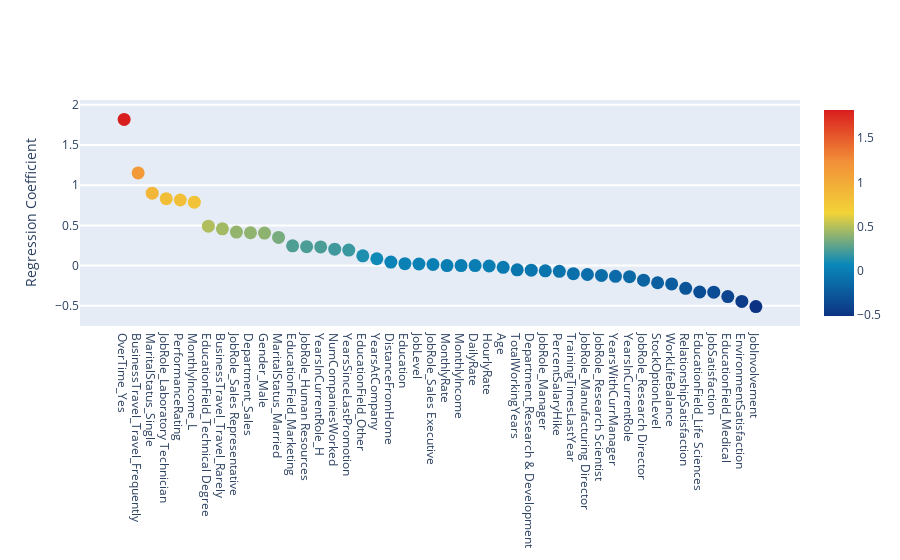

The notebook cell saved with this chart:
### Code cell
df_fi = pd.DataFrame({"variable":X_train.columns,
                      "score": model_lr.coef_[0]})
df_fi = df_fi.sort_values(by="score", ascending=False).reset_index(drop=True)

fi_data = [go.Scatter(
    y = df_fi.score,
    x = df_fi.variable,
    mode="markers",
    marker=dict(
        sizemode="diameter", sizeref=1, size=13,
        color = df_fi.score, colorscale="Portland",
        showscale=True),
    text = df_fi.variable)]

fi_layout= go.Layout(
    autosize=True,
    hovermode="closest",
    xaxis = dict(
         ticklen=5,
         showgrid=False, zeroline=False, showline=False),
    yaxis = dict(
        title = "Regression Coefficient",
        ticklen=5,
        gridwidth=2),
    showlegend=False)

fig = go.Figure(data=fi_data, layout=fi_layout)
py.iplot(fig)

### Figure 1 — Plotly figure (JSON) as saved in the notebook; plotly's stock layout.template omitted (floating-point values rounded to 4 significant figures)
{"data": [{"marker": {"color": [1.819, 1.154, 0.901, 0.8322, 0.8161, 0.7898, 0.49, 0.457, 0.4171, 0.4086, 0.4044, 0.3501, 0.2458, 0.236, 0.2324, 0.2045, 0.193, 0.1214, 0.08556, 0.04427, 0.02395, 0.01974, 0.01393, 1.625e-05, -5.166e-05, -0.0002779, -0.005079, -0.0217, -0.05283, -0.05694, -0.06489, -0.07112, -0.09986, -0.1105, -0.1216, -0.1331, -0.1378, -0.1815, -0.2134, -0.2282, -0.2823, -0.3285, -0.3309, -0.3859, -0.4461, -0.5098], "colorscale": [[0, "rgb(12,51,131)"], [0.25, "rgb(10,136,186)"], [0.5, "rgb(242,211,56)"], [0.75, "rgb(242,143,56)"], [1, "rgb(217,30,30)"]], "showscale": true, "size": 13, "sizemode": "diameter", "sizeref": 1}, "mode": "markers", "text": ["OverTime_Yes", "BusinessTravel_Travel_Frequently", "MaritalStatus_Single", "JobRole_Laboratory Technician", "PerformanceRating", "MonthlyIncome_L", "EducationField_Technical Degree", "BusinessTravel_Travel_Rarely", "JobRole_Sales Representative", "Department_Sales", "Gender_Male", "MaritalStatus_Married", "EducationField_Marketing", "JobRole_Human Resources", "YearsInCurrentRole_H", "NumCompaniesWorked", "YearsSinceLastPromotion", "EducationField_Other", "YearsAtCompany", "DistanceFromHome", "Education", "JobLevel", "JobRole_Sales Executive", "MonthlyRate", "MonthlyIncome", "DailyRate", "HourlyRate", "Age", "TotalWorkingYears", "Department_Research & Development", "JobRole_Manager", "PercentSalaryHike", "TrainingTimesLastYear", "JobRole_Manufacturing Director", "JobRole_Research Scientist", "YearsWithCurrManager", "YearsInCurrentRole", "JobRole_Research Director", "StockOptionLevel", "WorkLifeBalance", "RelationshipSatisfaction", "EducationField_Life Sciences", "JobSatisfaction", "EducationField_Medical", "EnvironmentSatisfaction", "JobInvolvement"], "type": "scatter", "x": ["OverTime_Yes", "BusinessTravel_Travel_Frequently", "MaritalStatus_Single", "JobRole_Laboratory Technician", "PerformanceRating", "MonthlyIncome_L", "EducationField_Technical Degree", "BusinessTravel_Travel_Rarely", "JobRole_Sales Representative", "Department_Sales", "Gender_Male", "MaritalStatus_Married", "EducationField_Marketing", "JobRole_Human Resources", "YearsInCurrentRole_H", "NumCompaniesWorked", "YearsSinceLastPromotion", "EducationField_Other", "YearsAtCompany", "DistanceFromHome", "Education", "JobLevel", "JobRole_Sales Executive", "MonthlyRate", "MonthlyIncome", "DailyRate", "HourlyRate", "Age", "TotalWorkingYears", "Department_Research & Development", "JobRole_Manager", "PercentSalaryHike", "TrainingTimesLastYear", "JobRole_Manufacturing Director", "JobRole_Research Scientist", "YearsWithCurrManager", "YearsInCurrentRole", "JobRole_Research Director", "StockOptionLevel", "WorkLifeBalance", "RelationshipSatisfaction", "EducationField_Life Sciences", "JobSatisfaction", "EducationField_Medical", "EnvironmentSatisfaction", "JobInvolvement"], "y": [1.819, 1.154, 0.901, 0.8322, 0.8161, 0.7898, 0.49, 0.457, 0.4171, 0.4086, 0.4044, 0.3501, 0.2458, 0.236, 0.2324, 0.2045, 0.193, 0.1214, 0.08556, 0.04427, 0.02395, 0.01974, 0.01393, 1.625e-05, -5.166e-05, -0.0002779, -0.005079, -0.0217, -0.05283, -0.05694, -0.06489, -0.07112, -0.09986, -0.1105, -0.1216, -0.1331, -0.1378, -0.1815, -0.2134, -0.2282, -0.2823, -0.3285, -0.3309, -0.3859, -0.4461, -0.5098]}], "layout": {"autosize": true, "hovermode": "closest", "showlegend": false, "xaxis": {"autorange": true, "range": [-2.842, 47.84], "showgrid": false, "showline": false, "ticklen": 5, "type": "category", "zeroline": false}, "yaxis": {"autorange": true, "gridwidth": 2, "range": [-0.7319, 2.041], "ticklen": 5, "title": {"text": "Regression Coefficient"}, "type": "linear"}}}
